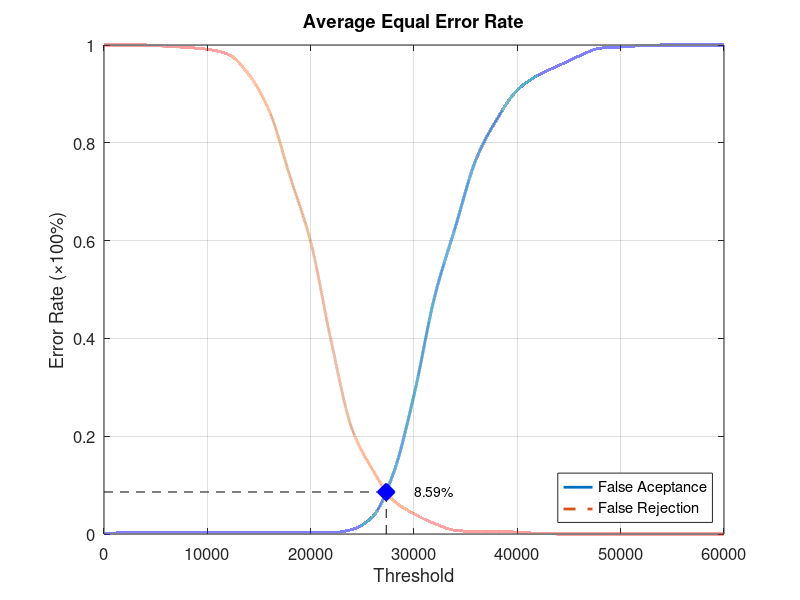
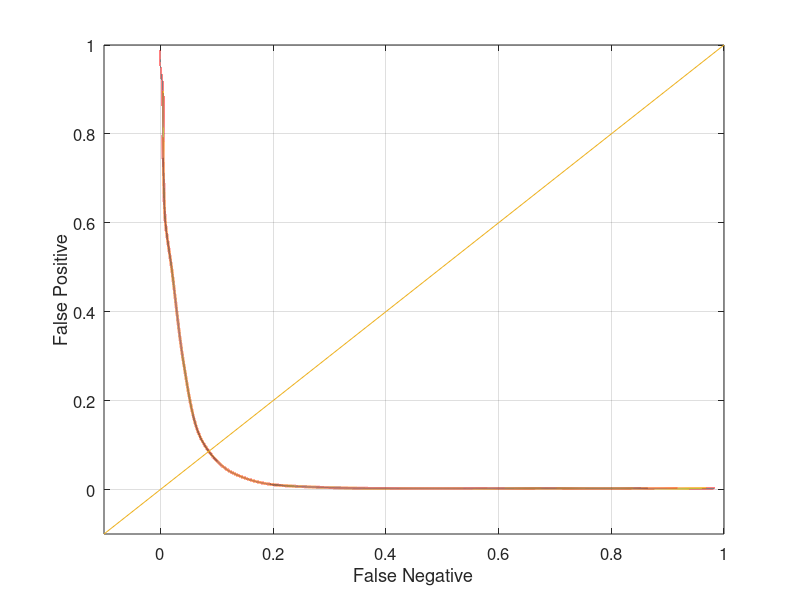

Reproduce these figures in MATLAB, in order.
function yEER = Experiment5Average
close all;
clear;
clc;
x = 0:2000:60000;
xq = 0:0.5:60000;

y0 = [0 0.00263158 0.00263158 0.00263158 0.00263158 0.00263158 0.00263158 0.00263158 0.00263158 0.00263158 0.00263158 0.00263158 0.00921053 0.0355263 0.123684 0.284211 0.485526 0.627632 0.765789 0.847368 0.907895 0.938158 0.957895 0.977632 0.993421 0.996053 0.998684 1 1 1 1];
yy0 = interp1(x, y0, xq, 'pchip');
y1 = [1 1 1 0.9975 0.995 0.99125 0.98125 0.94 0.865 0.73125 0.5975 0.3925 0.215 0.13125 0.06875 0.04125 0.02125 0.0075 0.005 0.005 0.00375 0.00125 0 0 0 0 0 0 0 0 0];
yy1 = interp1(x, y1, xq, 'pchip');

% Calculating EER: 
y2 = abs(y0 - y1);
find(y2 == min(y2))
yy2 = abs(yy0 - yy1);
xEER = find(yy2 == min(yy2));
xEERIndex = xq(xEER) % X-axis EER
yEER = yy0(xEER) % Y-axis EER

main = figure
plot(xq, yy0,'-','LineWidth', 2);	hold on
plot(xq, yy1,'--','LineWidth', 2);	hold on
plot([xEERIndex xEERIndex], [0 yEER], 'k--');	hold on
plot([0 xEERIndex], [yEER yEER], 'k--');	hold on
plot(xEERIndex, yEER, 'bx', 'LineWidth', 10);	hold on
text(xEERIndex + 10 * xEERIndex / 100, yEER, [num2str(round((10000 * yEER)) / 100) '%'])
legend('False Aceptance', 'False Rejection', 'Location', 'SouthEast')
xlabel('Threshold')
ylabel('Error Rate (\times100%)')
title('Average Equal Error Rate')
set(gca, 'FontSize', 12)
axis([0 60000 0 1])
grid on

print(main, 'Experiment5AverageMain', '-dpng');
FNRxFPR = figure('Color', [1 1 1]);
plot(yy1, yy0, '-', yy1, yy0, 'LineWidth', 2);
hold on
y = -0.1:0.1:1
plot(y, y); 
set(gca, 'FontSize', 12)
xlabel('False Negative')
ylabel('False Positive')
axis([-0.1 1 -0.1 1])
set(gca, 'FontSize', 12)
grid on

print(FNRxFPR, 'Experiment5AverageFNRxFPR','-dpng');
end
